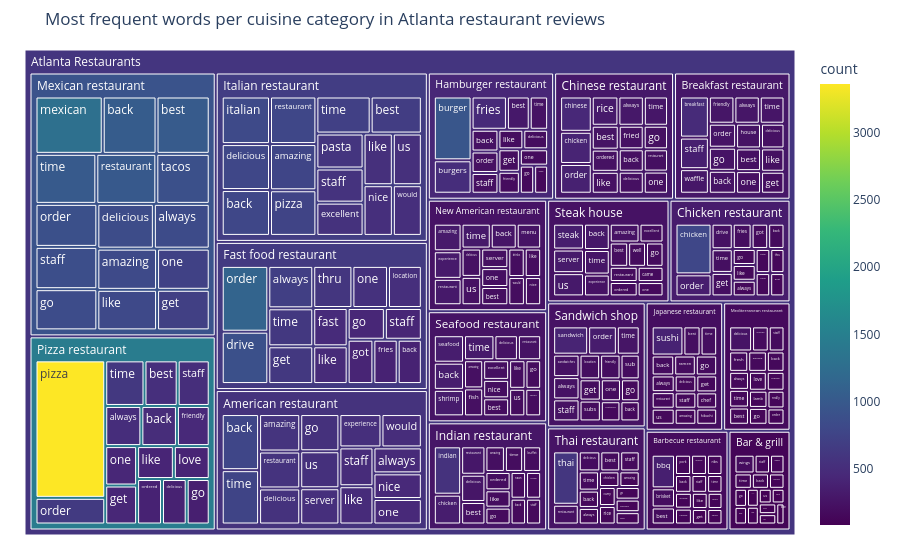

The code cell stored with this chart in its notebook:
### Code cell
fig = px.treemap(
    df_freq,
    path=[px.Constant('Atlanta Restaurants'), 'category', 'word'],  # Hierarquia
    values='count',
    color='count',
    color_continuous_scale='viridis',
    title='Most frequent words per cuisine category in Atlanta restaurant reviews'
)

fig.update_layout(
    margin=dict(t=50, l=25, r=25, b=25)
)

fig.show()

### Figure 1 — Plotly figure (JSON) as saved in the notebook; plotly's stock layout.template omitted (floating-point values rounded to 4 significant figures; data arrays with more than 128 entries replaced by an {"elided": "..."} marker saying what was removed)
{"data": [{"branchvalues": "total", "customdata": {"elided": "305x1 float values"}, "domain": {"x": [0, 1], "y": [0, 1]}, "hovertemplate": "labels=%{label}<br>count_sum=%{value}<br>parent=%{parent}<br>id=%{id}<br>count=%{color}<extra></extra>", "ids": {"elided": "305 str values"}, "labels": {"elided": "305 str values"}, "marker": {"coloraxis": "coloraxis", "colors": {"elided": "305 float values"}}, "name": "", "parents": {"elided": "305 str values"}, "type": "treemap", "values": {"elided": "305 float values"}}], "layout": {"coloraxis": {"colorbar": {"title": {"text": "count"}}, "colorscale": [[0, "#440154"], [0.1111, "#482878"], [0.2222, "#3e4989"], [0.3333, "#31688e"], [0.4444, "#26828e"], [0.5556, "#1f9e89"], [0.6667, "#35b779"], [0.7778, "#6ece58"], [0.8889, "#b5de2b"], [1, "#fde725"]]}, "legend": {"tracegroupgap": 0}, "margin": {"b": 25, "l": 25, "r": 25, "t": 50}, "title": {"text": "Most frequent words per cuisine category in Atlanta restaurant reviews"}}}
